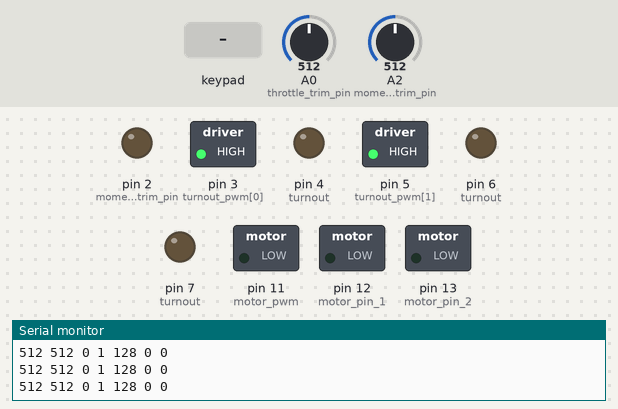
The sketch below on a simulated Arduino Uno, built with avr-gcc and run on an emulated ATmega328P. On the bench: switched loads named in the sketch (green lamp = pin HIGH), output pins drawn as LEDs (lit = HIGH), the last lines printed to the serial monitor. Inputs (shaded band) come from the test bench; at power-on: A0 (throttle_trim_pin) = 512, A2 (momentum_trim_pin) = 512.

Above: at 2.3 s.
2.4 s: key 'L' pressed
At 2.65 s:
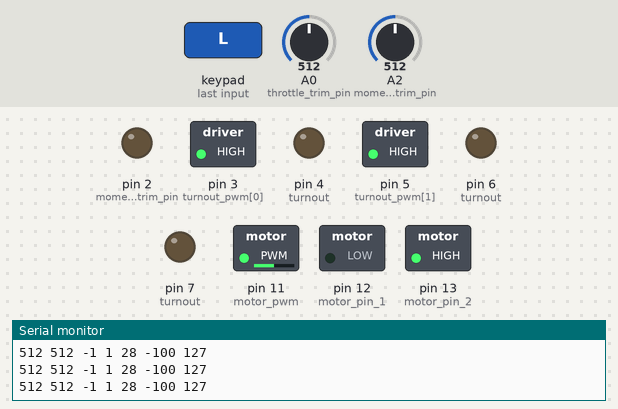
4.3 s: key 'R' pressed
At 4.53 s:
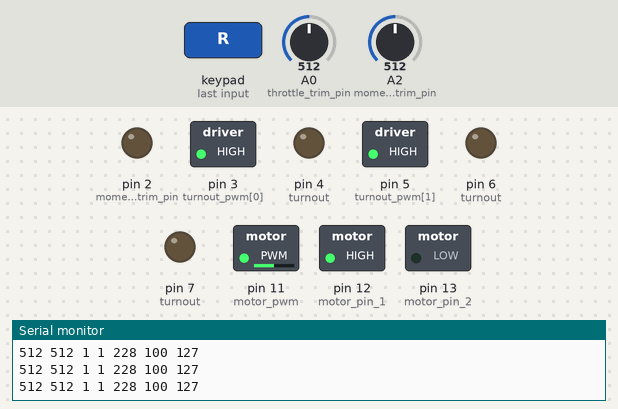
6.2 s: key 'X' pressed
At 6.41 s:
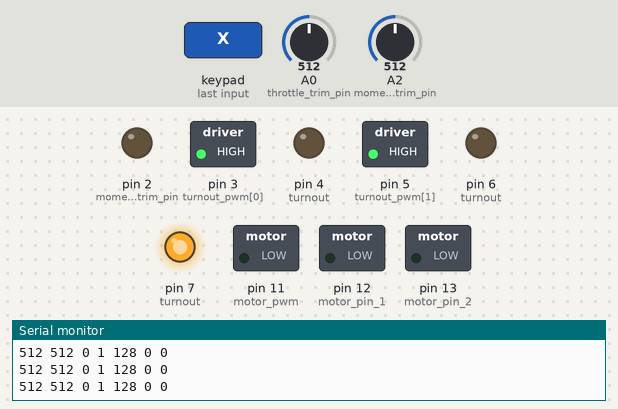
8.1 s: key 'O' pressed
At 8.31 s:
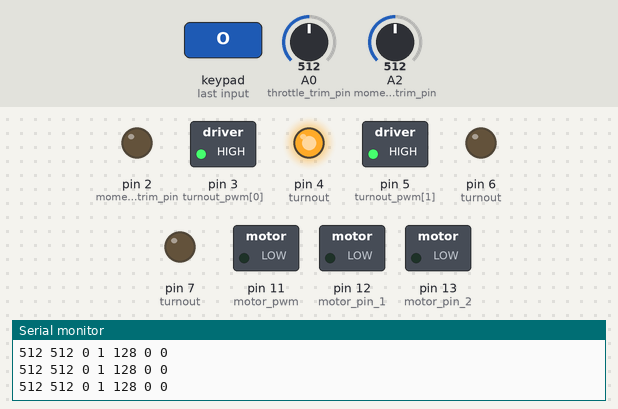
10.0 s: A0 (throttle_trim_pin) set to 27
13.0 s: A0 (throttle_trim_pin) set to 21
Timing chart, 0 to 15.5 s (numbered marks = the images above; inputs shaded):
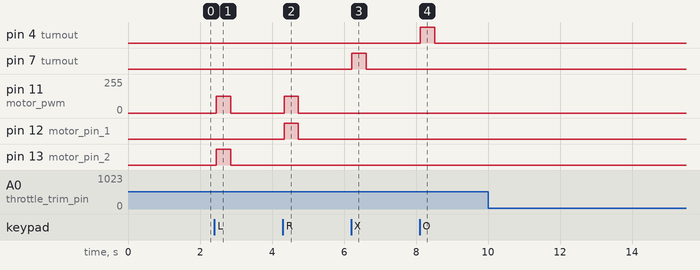

Measured:
- after the input at 2.4 s, pin 11 (motor_pwm): 0/255 → 127/255 after 0.05 s, → 0/255 0.41 s later; pin 13 (motor_pin_2): LOW → HIGH after 0.05 s, → LOW 0.41 s later
- after the input at 4.3 s, pin 11 (motor_pwm): 0/255 → 127/255 at once, → 0/255 0.39 s later; pin 12 (motor_pin_1): LOW → HIGH at once, → LOW 0.39 s later
- after the input at 6.2 s, pin 7 (turnout): LOW → HIGH at once, → LOW 0.40 s later
- after the input at 8.1 s, pin 4 (turnout): LOW → HIGH at once, → LOW 0.40 s later

The sketch:

motor_control_v3.ino
```cpp
/*

http://www.gabrielbianconi.com/projects/arduinonunchuk/
nunchuk.analogX
nunchuk.analogY
nunchuk.accelX
nunchuk.accelY
nunchuk.accelZ
nunchuk.zButton
nunchuk.cButton
 */

#include <Wire.h>
#include <ArduinoNunchuk.h>
#define A 0
#define B 1


int turnout_pwm[] = {3, 5};   // pins for pwm
int turnout[][2] = {{4, 2}, {7, 6}}; // pins for turnouts
int turnout_pos[] = {0, 0};   //inital positions

int motor_pwm = 11;           //atmega pin17
int motor_pin_1 = 12;         //atmega pin18
int motor_pin_2 = 13;         //atmega pin19
int pwm = 500;                // 0 - 1023
int throttle_trim_pin = 0;    // a0 atmega pin23
int momentum_trim_pin = 2;    // a2 atmega pin25
int dir = 0;
int throttle;

boolean chuk;
ArduinoNunchuk nunchuk = ArduinoNunchuk();
int chukXcenter; // stores inital value
int chukX;

void setup() {
  Serial.begin(9600);
  Serial.println("motor_control.ino");
  initChuk();
  pinMode(motor_pwm, OUTPUT);
  pinMode(motor_pin_1, OUTPUT);
  pinMode(motor_pin_2, OUTPUT);
  pinMode(throttle_trim_pin, INPUT);
  pinMode(momentum_trim_pin, INPUT);
  for(int x=0; x<2; x++){
    pinMode(turnout_pwm[x], OUTPUT);
    digitalWrite(turnout_pwm[x], HIGH);
    for(int y = 0; y<2; y++){
      pinMode(turnout[x][y], OUTPUT);
      digitalWrite(turnout[x][y], LOW);
    };
  };
  analogWrite(motor_pwm, 0);
  digitalWrite(motor_pin_1, LOW);
  digitalWrite(motor_pin_2, LOW);
}


boolean initChuk(){
  // initialize check and check inital readings
  nunchuk.init();
  delay(100);
  nunchuk.update();
  Serial.println(nunchuk.analogX, DEC);
  if (nunchuk.analogX > 255 or nunchuk.analogX <= 0){
    Serial.println("no chuk?");
    chuk = false;
    return false;
  };
  chukXcenter = nunchuk.analogX;
  Serial.print("Chuck initalized, centerX = ");
  Serial.println(chukXcenter);
  chuk = true;
  delay(1000);
  return true;
}


boolean checkChuk(){
  nunchuk.update();
  //Serial.println(nunchuk.analogX);
  if (nunchuk.analogX > 255 or nunchuk.analogX <= 0){
    //Serial.println("no chuk?");
    chuk = false;
    return false;
  }
  else if (int(nunchuk.analogX) == 255) {
    initChuk();
  }
  chukX = nunchuk.analogX - chukXcenter;
  return true;
}


void forward() {
  Serial.print("forward ");
  Serial.println(pwm);
  digitalWrite(motor_pin_1, HIGH);
  digitalWrite(motor_pin_2, LOW);
  //analogWrite(motor_pwm, pwm);
  dir = 1;
}


void reverse() {
  Serial.print("reverse ");
  Serial.println(pwm);
  digitalWrite(motor_pin_1, LOW);
  digitalWrite(motor_pin_2, HIGH);
  //analogWrite(motor_pwm, pwm);
  dir = -1;
}


void off() {
  Serial.println("off");
  digitalWrite(motor_pin_1, LOW);
  digitalWrite(motor_pin_2, LOW);
  dir = 0;
}


void loop() {
  int throttle_limit = 1024 - analogRead(throttle_trim_pin);
  int momentum_limit = 1024 - analogRead(momentum_trim_pin);
  checkChuk();
  Serial.print(throttle_limit);
  Serial.print(" ");
  Serial.print(momentum_limit);
  Serial.print(" ");
  Serial.print(dir);
  Serial.print(" ");
  Serial.print(chuk, DEC);
  Serial.print(" ");
  Serial.print(nunchuk.analogX);
  Serial.print(" ");
  Serial.print(chukX);
  Serial.print(" ");
  Serial.println(throttle);
  if (chuk) {
    if (chukX > 10 && dir != 1){
      forward();
    }
    else if (chukX < -10 && dir != -1){
      reverse();
    }
    if (abs(chukX) <= 10 && dir != 0) {
      off();
    }
    throttle = abs(chukX) / 100.0 * throttle_limit / 1023 * 255;
    if (throttle > 255) {
      throttle = 255;
    }
    analogWrite(motor_pwm, throttle);
    if (nunchuk.cButton){
      switch_turnout(A);
    }
    if (nunchuk.zButton){
      switch_turnout(B);
    }

  }

  //int throttle_limit = 1023;
  //Serial.print(throttle_limit);
  //Serial.print(" ");
  //Serial.println(momentum_limit);
  //delay(100);
  //forward(throttle_limit);
  //delay(10000);
  //off();
  //delay(5000);
  //reverse(throttle_limit);
  //delay(5000);
  //off();
  delay(10);
  //loop_turnouts();
}


void switch_turnout(int turn){
  if(turnout_pos[turn] == 0){
    digitalWrite(turnout[turn][0], HIGH);
    delay(400);
    digitalWrite(turnout[turn][0], LOW);
    turnout_pos[turn] = 1;
    Serial.print("turnout ");
    Serial.print(turn);
    Serial.print(" moved to 1");
    delay(400);
  }
  else{
    digitalWrite(turnout[turn][1], HIGH);
    delay(200);
    digitalWrite(turnout[turn][1], LOW);
    turnout_pos[turn] = 0;
    Serial.print("turnout ");
    Serial.print(turn);
    Serial.print(" moved to 0");
    delay(500);
  }
}


void loop_turnouts() {
  Serial.println("1");
  //digitalWrite(turnout_B_1, HIGH);
  delay(100);
  //digitalWrite(turnout_B_1, LOW);
  delay(2000);
  //digitalWrite(turnout_B_2, HIGH);
  delay(100);
  //digitalWrite(turnout_B_2, LOW);
  delay(2000);

}
```
